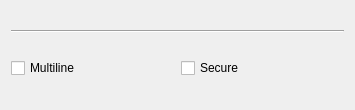
<?xml version="1.0" encoding="UTF-8"?>
<ui version="4.0">
 <class>ItemDefStringForm</class>
 <widget class="QWidget" name="ItemDefStringForm">
  <property name="geometry">
   <rect>
    <x>0</x>
    <y>0</y>
    <width>355</width>
    <height>110</height>
   </rect>
  </property>
  <property name="windowTitle">
   <string>Form</string>
  </property>
  <layout class="QVBoxLayout" name="verticalLayout">
   <item>
    <widget class="Line" name="line">
     <property name="orientation">
      <enum>Qt::Horizontal</enum>
     </property>
    </widget>
   </item>
   <item>
    <layout class="QHBoxLayout" name="horizontalLayout">
     <item>
      <widget class="QCheckBox" name="cbMultiline">
       <property name="text">
        <string>Multiline</string>
       </property>
      </widget>
     </item>
     <item>
      <widget class="QCheckBox" name="cbSecure">
       <property name="text">
        <string>Secure</string>
       </property>
      </widget>
     </item>
    </layout>
   </item>
  </layout>
 </widget>
 <resources/>
 <connections/>
</ui>
